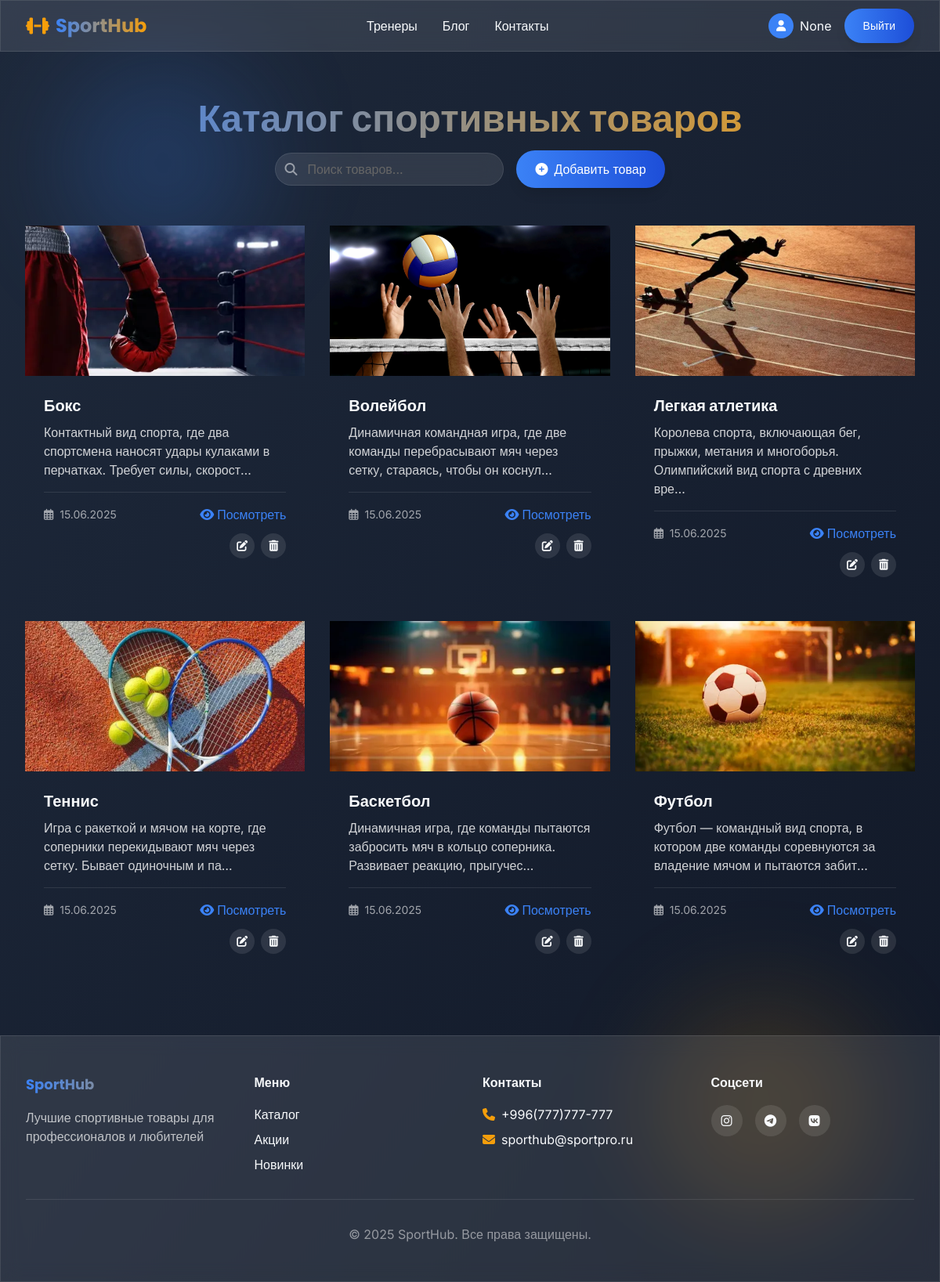
The app's page / (signed in) with its own data.
### users_app/models.py (models this page shows, shortened)
class CustomUser(AbstractUser):
    email = models.EmailField(_('email address'), unique=True)
    phone = models.CharField(_('phone number'), max_length=20, blank=True)
    avatar = models.ImageField(
        _('avatar'),
        upload_to=user_avatar_path,
        blank=True,
        null=True
    )
    birth_date = models.DateField(_('birth date'), null=True, blank=True)
    bio = models.TextField(_('biography'), blank=True)
    username = None
    first_name = models.CharField(_('first name'), max_length=150, blank=True)
    last_name = models.CharField(_('last name'), max_length=150, blank=True)
    USERNAME_FIELD = 'email'
    REQUIRED_FIELDS = []
    class Meta:
        verbose_name = _('user')
        verbose_name_plural = _('users')

### sport_app/models.py (models this page shows, shortened)
class SportCategory(models.Model):
    name = models.CharField(
        _('name'),
        max_length=100,
        help_text=_('Enter the name of the sport')
    )
    description = models.TextField(
        _('description'),
        help_text=_('Describe the sport')
    )
    image = models.ImageField(
        _('image'),
        upload_to='sports/',
        blank=True,
        null=True,
        help_text=_('Upload an image for the sport')
    )
    rules = models.TextField(
        _('rules'),
        blank=True,
        help_text=_('Enter the basic rules of the sport')
    )
    equipment = models.TextField(
        _('required equipment'),
        blank=True,
        help_text=_('List the required equipment')
    )
    popular_countries = models.CharField(
        _('popular countries'),
        max_length=255,
        blank=True,
        help_text=_('List countries where this sport is popular')
    )
    is_olympic = models.BooleanField(
        _('Olympic sport'),
        default=False,
        help_text=_('Is this an Olympic sport?')
    )
    created_at = models.DateTimeField(
        _('created at'),
        auto_now_add=True
    )
    category = models.ForeignKey(
        Category,
        on_delete=models.CASCADE,
        related_name='sports',
        verbose_name=_('category'),
        blank=True,
        null=True
    )
    updated_at = models.DateTimeField(
        _('updated at'),
        auto_now=True
    )
    author = models.ForeignKey(
        User,
        on_delete=models.CASCADE,
        related_name='sports',
        verbose_name=_('author')
    )
    class Meta:
        verbose_name = _('sport category')
        verbose_name_plural = _('sport categories')
        ordering = ['-created_at']

### sport_app/views.py (the view)
# urls.py: path('', views.SportListView.as_view(), name='sport_list'),
class SportListView(ListView):
    model = SportCategory
    template_name = 'sport_app/sport_list.html'
    context_object_name = 'sports'  # Изменили на 'sports' для соответствия шаблону
    paginate_by = 10
    def get_queryset(self):
        queryset = super().get_queryset()
        search_query = self.request.GET.get('search')
        category_id = self.request.GET.get('category')  # Получаем ID категории из запроса
        if search_query:
            queryset = queryset.filter(
                Q(name__icontains=search_query) |
                Q(description__icontains=search_query)
            )
        if category_id:  # Фильтруем по категории, если она выбрана
            queryset = queryset.filter(category_id=category_id)
        return queryset.order_by('-created_at')
    def get_context_data(self, **kwargs):
        context = super().get_context_data(**kwargs)
        context['search_query'] = self.request.GET.get('search', '')
        context['categories'] = Category.objects.all()  # Все категории для фильтрации
        context['selected_category'] = self.request.GET.get('category', '')  # Выбранная категория
        return context

### sport_app/templates/sport_app/sport_list.html (shortened to what this page needs)
{% extends 'base.html' %}
{% load static %}
{% block content %}
<div class="max-w-7xl mx-auto px-4 sm:px-6 lg:px-8 py-8">
    <div class="text-center mb-12 animate-slide-up">
        <h1 class="text-4xl md:text-5xl font-display font-bold text-gradient mb-4">Каталог спортивных товаров</h1>
        <div class="flex flex-col sm:flex-row justify-center items-center gap-4">
            <form method="get" class="w-full sm:w-auto">
                <div class="relative">
                    <input type="text" name="search" value="{{ search_query|default:'' }}"
                           class="bg-glass border border-white/20 rounded-full pl-10 pr-4 py-2 w-full text-black"
                           placeholder="Поиск товаров...">
                    <i class="fas fa-search absolute left-3 top-1/2 transform -translate-y-1/2 text-white/50"></i>
                </div>
            </form>
            {% if user.is_authenticated %}
            <a href="{% url 'sport_app:add_sport' %}" class="btn-primary inline-flex items-center whitespace-nowrap">
                <i class="fas fa-plus-circle mr-2"></i> Добавить товар
            </a>
            {% endif %}
        </div>
    </div>
    <div class="grid grid-cols-1 md:grid-cols-2 lg:grid-cols-3 gap-8">
{% for sport in sports %}
<div class="...">
    {% if sport.image %}
    <div class="h-48 overflow-hidden">
        <img src="{{ sport.image.url }}" alt="{{ sport.name }}" class="w-full h-full object-cover">
    </div>
    {% else %}
    <div class="h-48 bg-gray-700 flex items-center justify-center">
        <i class="fas fa-image text-4xl text-gray-500"></i>
    </div>
    {% endif %}
            <div class="p-6">
                <h3 class="text-xl font-display font-bold mb-2">{{ sport.name }}</h3>
                <p class="text-white/80 mb-4">{{ sport.description|truncatechars:100 }}</p>
                <div class="flex flex-col space-y-3 pt-4 border-t border-white/10">
                    <div class="flex justify-between items-center">
                        <span class="text-sm text-white/60">
                            <i class="far fa-calendar-alt mr-1"></i> {{ sport.created_at|date:"d.m.Y" }}
                        </span>
                        <a href="{% url 'sport_app:sport_detail' sport.id %}"
                           class="text-sport-primary hover:text-sport-accent transition-colors flex items-center">
                            <i class="fas fa-eye mr-1"></i> Посмотреть
                        </a>
                    </div>
                    {% if user == sport.author or user.is_superuser %}
                    <div class="flex space-x-2 justify-end">
                        <a href="{% url 'sport_app:edit_sport' sport.id %}"
                           class="w-8 h-8 rounded-full bg-white/10 flex items-center justify-center hover:bg-sport-primary transition-colors"
                           title="Редактировать">
                            <i class="fas fa-edit text-sm"></i>
                        </a>
                        <a href="{% url 'sport_app:delete_sport' sport.id %}"
                           class="w-8 h-8 rounded-full bg-white/10 flex items-center justify-center hover:bg-red-500 transition-colors"
                           title="Удалить">
                            <i class="fas fa-trash-alt text-sm"></i>
                        </a>
                    </div>
                    {% endif %}
                </div>
            </div>
        </div>
        {% endfor %}
    </div>
</div>
{% endblock %}

### templates/base.html (shortened to what this page needs)
<!DOCTYPE html>
<html lang="ru" class="scroll-smooth">
<head>
    <script src="https://cdn.tailwindcss.com"></script>
    <link rel="stylesheet" href="https://cdnjs.cloudflare.com/ajax/libs/font-awesome/6.4.0/css/all.min.css">
</head>
<body class="min-h-screen bg-gradient-to-br from-sport-dark to-gray-900 text-sport-light font-sans antialiased">
    <div class="fixed inset-0 overflow-hidden -z-10">
        <div class="absolute top-20 left-20 w-64 h-64 rounded-full bg-sport-primary/20 blur-3xl animate-float"></div>
        <div class="absolute bottom-20 right-20 w-72 h-72 rounded-full bg-sport-accent/15 blur-3xl animate-float" style="animation-delay: 2s;"></div>
    </div>
    <nav class="bg-glass fixed w-full z-50">
        <div class="max-w-7xl mx-auto px-4 sm:px-6 lg:px-8">
            <div class="flex items-center justify-between h-16">
              <a href="{% url 'sport_app:sport_list' %}" class="flex items-center space-x-2">                    <i class="fas fa-dumbbell text-sport-accent text-2xl"></i>
                    <span class="text-2xl font-display font-bold text-gradient">SportHub</span>
                </a>
                <div class="hidden md:flex items-center space-x-8">
                    <a href="#" class="hover:text-sport-accent transition-colors font-medium">Тренеры</a>
                    <a href="#" class="hover:text-sport-accent transition-colors font-medium">Блог</a>
                    <a href="#" class="hover:text-sport-accent transition-colors font-medium">Контакты</a>
                </div>
                    {% if user.is_authenticated %}
                        <div class="flex items-center space-x-4">
                            <a href="{% url 'users_app:profile' %}" class="flex items-center space-x-2">
                                <div class="w-8 h-8 rounded-full bg-sport-primary flex items-center justify-center">
                                    <i class="fas fa-user text-white text-sm"></i>
                                </div>
                                <span>{{ user.username }}</span>
                            </a>
                            <a href="{% url 'users_app:logout' %}" class="btn-primary text-sm px-4 py-2">
                                Выйти
                            </a>
                        </div>
                    {% endif %}
                </div>
            </div>
    </nav>
    <main class="pt-24 pb-12 animate-fade-in">
        {% block content %}{% endblock %}
    </main>
    <footer class="bg-glass border-t border-white/10 py-12">
        <div class="max-w-7xl mx-auto px-4 sm:px-6 lg:px-8">
            <div class="grid grid-cols-1 md:grid-cols-4 gap-8">
                <div>
                    <h3 class="text-lg font-display font-bold mb-4 text-gradient">SportHub</h3>
                    <p class="text-white/70">Лучшие спортивные товары для профессионалов и любителей</p>
                </div>
                <div>
                    <h4 class="font-display font-semibold mb-4">Меню</h4>
                    <ul class="space-y-2">
                        <li><a href="#" class="hover:text-sport-accent transition-colors">Каталог</a></li>
                        <li><a href="#" class="hover:text-sport-accent transition-colors">Акции</a></li>
                        <li><a href="#" class="hover:text-sport-accent transition-colors">Новинки</a></li>
                    </ul>
                </div>
                <div>
                    <h4 class="font-display font-semibold mb-4">Контакты</h4>
                    <ul class="space-y-2">
                        <li class="flex items-center space-x-2">
                            <i class="fas fa-phone text-sport-accent"></i>
                            <span>+996(777)777-777</span>
                        </li>
                        <li class="flex items-center space-x-2">
                            <i class="fas fa-envelope text-sport-accent"></i>
                            <span>sporthub@sportpro.ru</span>
                        </li>
                    </ul>
                </div>
                <div>
                    <h4 class="font-display font-semibold mb-4">Соцсети</h4>
                    <div class="flex space-x-4">
                        <a href="#" class="w-10 h-10 rounded-full bg-white/10 flex items-center justify-center hover:bg-sport-primary transition-colors">
                            <i class="fab fa-instagram"></i>
                        </a>
                        <a href="#" class="w-10 h-10 rounded-full bg-white/10 flex items-center justify-center hover:bg-sport-primary transition-colors">
                            <i class="fab fa-telegram"></i>
                        </a>
                        <a href="#" class="w-10 h-10 rounded-full bg-white/10 flex items-center justify-center hover:bg-sport-primary transition-colors">
                            <i class="fab fa-vk"></i>
                        </a>
                    </div>
                </div>
            </div>
            <div class="border-t border-white/10 mt-8 pt-8 text-center text-white/50">
                <p>© 2025 SportHub. Все права защищены.</p>
            </div>
        </div>
    </footer>
</body>
</html>

### templates/base.html (style rules this page uses)
input, textarea, select { color: #000 !important; }
::placeholder { color: #666 !important; }

### records on screen
CustomUser: username "None"
SportCategory: image (picture), name "Бокс", description "Контактный вид спорта, где два спортсмена наносят удары кулаками в перчатках. Требует силы, скорост…", created_at "15.06.2025"
SportCategory: image (picture), name "Волейбол", description "Динамичная командная игра, где две команды перебрасывают мяч через сетку, стараясь, чтобы он коснул…", created_at "15.06.2025"
SportCategory: image (picture), name "Легкая атлетика", description "Королева спорта, включающая бег, прыжки, метания и многоборья. Олимпийский вид спорта с древних вре…", created_at "15.06.2025"
SportCategory: image (picture), name "Теннис", description "Игра с ракеткой и мячом на корте, где соперники перекидывают мяч через сетку. Бывает одиночным и па…", created_at "15.06.2025"
SportCategory: image (picture), name "Баскетбол", description "Динамичная игра, где команды пытаются забросить мяч в кольцо соперника. Развивает реакцию, прыгучес…", created_at "15.06.2025"
SportCategory: image (picture), name "Футбол", description "Футбол — командный вид спорта, в котором две команды соревнуются за владение мячом и пытаются забит…", created_at "15.06.2025"
